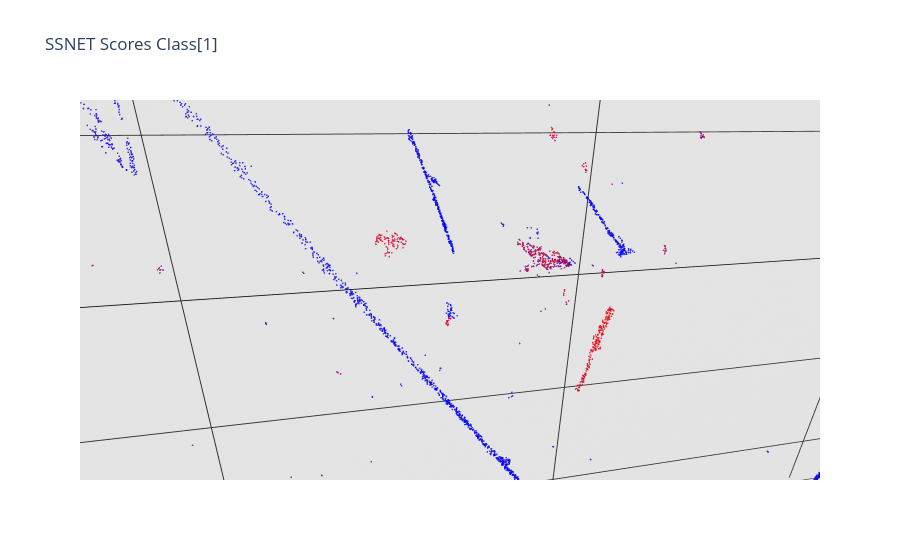

The cell this chart's notebook holds for it:
### Code cell
# SSNET SCORES

# ssnetnames = {-1:"ghost",
#              0:"e",
#              1:"gamma",
#              2:"mu",
#              3:"proton",
#              4:"pion"}

issnetclass = 1


# Direction labels
# cannot have too many points
NPTS_LIMIT = 20000

ssnetscores = data['ssnet']
pos = data['pos']
N=data["nhits"]
ptsize = 1.0

if N>NPTS_LIMIT:
    factor = float(NPTS_LIMIT)/float(N)
    xselect = np.random.random( (N) ) < factor
    print(xselect.shape)
    xssnetscores = ssnetscores[xselect[:],:]
    xpos = pos[xselect[:],:]
    print("downsampled: ",xpos.shape[0])
else:
    xpos = pos
    xssnetscores = ssnetscores

ssnet_plot = {
    "type":"scatter3d",
    "x": xpos[:,0],
    "y": xpos[:,1],
    "z": xpos[:,2],
    "mode":"markers",
    "name":"[%d] %s"%(issnetclass,ssnetnames[issnetclass]),
    "marker":{"color":xssnetscores[:,issnetclass],"size":ptsize,"opacity":0.75,
              "colorscale":"Bluered","cmin":0,"cmax":1.0},
    }


ssnet_traces = detlines + [ssnet_plot]

ssnet_layout = go.Layout(
    title='SSNET Scores Class[%d]'%(issnetclass),
    autosize=True,
    hovermode='closest',
    showlegend=False,
    scene= {
        "xaxis": axis_template,
        "yaxis": axis_template,
        "zaxis": axis_template,
        "aspectratio": {"x": 1, "y": 1, "z": 3},
        "camera": {"eye": {"x": -2, "y": 0.25, "z": 0.0},
                   "center":dict(x=0, y=0, z=0),
                   "up":dict(x=0, y=1, z=0)},
        "annotations": [],
    }
)

ssnet_fig = go.Figure(data=ssnet_traces, layout=ssnet_layout)
ssnet_fig.show()

### Figure 1 — Plotly figure (JSON) as saved in the notebook; plotly's stock layout.template omitted (floating-point values rounded to 4 significant figures; data arrays with more than 128 entries replaced by an {"elided": "..."} marker saying what was removed)
{"data": [{"line": {"color": "rgb(10,10,10)", "width": 5}, "mode": "lines", "name": "", "type": "scatter3d", "x": [0, 256, 256, 0, 0, null, 0, 256, 256, 0, 0, null, 0, 256, 256, 0, 0, null, 0, 256, 256, 0, 0, null], "y": [117, 117, 117, 117, 117, null, -117, -117, -117, -117, -117, null, -117, -117, 117, 117, -117, null, -117, -117, 117, 117, -117, null], "z": [0, 0, 1036, 1036, 0, null, 0, 0, 1036, 1036, 0, null, 0, 0, 0, 0, 0, null, 1036, 1036, 1036, 1036, 1036, null]}, {"marker": {"cmax": 1, "cmin": 0, "color": {"elided": "19877 float values"}, "colorscale": [[0, "rgb(0,0,255)"], [1, "rgb(255,0,0)"]], "opacity": 0.75, "size": 1}, "mode": "markers", "name": "[1] gamma", "type": "scatter3d", "x": {"elided": "19877 float values"}, "y": {"elided": "19877 float values"}, "z": {"elided": "19877 float values"}}], "layout": {"autosize": true, "hovermode": "closest", "scene": {"aspectratio": {"x": 1, "y": 1, "z": 3}, "camera": {"center": {"x": -0.4627, "y": 0.003929, "z": 0.9714}, "eye": {"x": 0.08999, "y": 0.2406, "z": 1.083}, "projection": {"type": "perspective"}, "up": {"x": -0.3811, "y": 0.922, "z": -0.06803}}, "xaxis": {"backgroundcolor": "rgba(100, 100, 100,0.5)", "gridcolor": "rgb(50, 50, 50)", "showbackground": true, "type": "linear", "zerolinecolor": "rgb(0, 0, 0)"}, "yaxis": {"backgroundcolor": "rgba(100, 100, 100,0.5)", "gridcolor": "rgb(50, 50, 50)", "showbackground": true, "type": "linear", "zerolinecolor": "rgb(0, 0, 0)"}, "zaxis": {"backgroundcolor": "rgba(100, 100, 100,0.5)", "gridcolor": "rgb(50, 50, 50)", "showbackground": true, "type": "linear", "zerolinecolor": "rgb(0, 0, 0)"}}, "showlegend": false, "title": {"text": "SSNET Scores Class[1]"}}}
